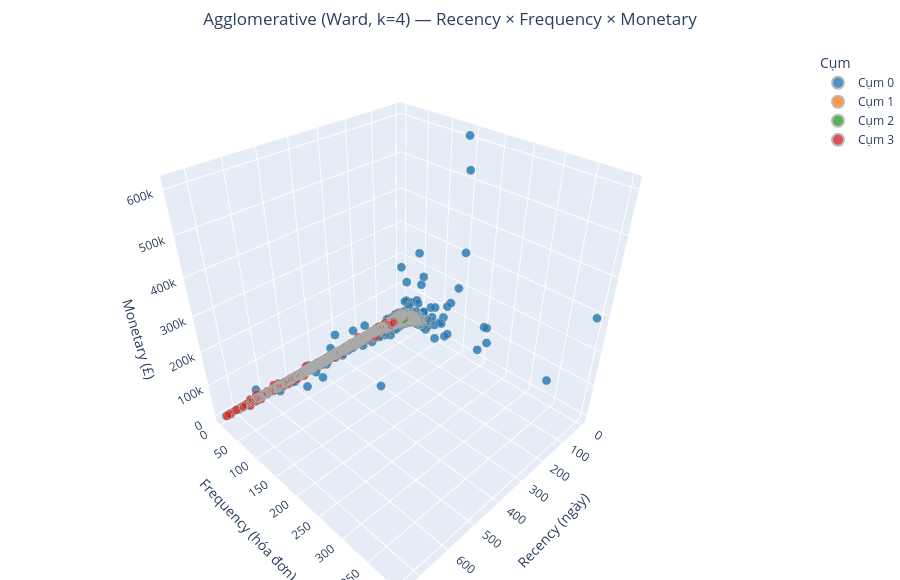

Notebook code for this chart:
### Code cell
plot_3d_rfm(agg_labels, f'Agglomerative (Ward, k={AGG_CLUSTERS}) — Recency × Frequency × Monetary')

### Figure 1 — Plotly figure (JSON) as saved in the notebook; plotly's stock layout.template omitted (floating-point values rounded to 4 significant figures; data arrays with more than 128 entries replaced by an {"elided": "..."} marker saying what was removed)
{"data": [{"hovertemplate": "<b>Cụm 0</b><br>Recency: %{x} ngày<br>Frequency: %{y}<br>Monetary: £%{z:,.0f}<extra></extra>", "marker": {"color": "#1f77b4", "line": {"color": "darkgray", "width": 0.5}, "opacity": 0.8, "size": 5, "symbol": "circle"}, "mode": "markers", "name": "Cụm 0", "type": "scatter3d", "x": {"elided": "1831 int values"}, "y": {"elided": "1831 int values"}, "z": {"elided": "1831 float values"}}, {"hovertemplate": "<b>Cụm 1</b><br>Recency: %{x} ngày<br>Frequency: %{y}<br>Monetary: £%{z:,.0f}<extra></extra>", "marker": {"color": "#ff7f0e", "line": {"color": "darkgray", "width": 0.5}, "opacity": 0.8, "size": 5, "symbol": "circle"}, "mode": "markers", "name": "Cụm 1", "type": "scatter3d", "x": {"elided": "1620 int values"}, "y": {"elided": "1620 int values"}, "z": {"elided": "1620 float values"}}, {"hovertemplate": "<b>Cụm 2</b><br>Recency: %{x} ngày<br>Frequency: %{y}<br>Monetary: £%{z:,.0f}<extra></extra>", "marker": {"color": "#2ca02c", "line": {"color": "darkgray", "width": 0.5}, "opacity": 0.8, "size": 5, "symbol": "circle"}, "mode": "markers", "name": "Cụm 2", "type": "scatter3d", "x": {"elided": "1472 int values"}, "y": {"elided": "1472 int values"}, "z": {"elided": "1472 float values"}}, {"hovertemplate": "<b>Cụm 3</b><br>Recency: %{x} ngày<br>Frequency: %{y}<br>Monetary: £%{z:,.0f}<extra></extra>", "marker": {"color": "#d62728", "line": {"color": "darkgray", "width": 0.5}, "opacity": 0.8, "size": 5, "symbol": "circle"}, "mode": "markers", "name": "Cụm 3", "type": "scatter3d", "x": {"elided": "955 int values"}, "y": {"elided": "955 int values"}, "z": {"elided": "955 float values"}}], "layout": {"height": 580, "legend": {"itemsizing": "constant", "title": {"text": "Cụm"}}, "margin": {"b": 0, "l": 0, "r": 0, "t": 50}, "scene": {"xaxis": {"title": {"text": "Recency (ngày)"}}, "yaxis": {"title": {"text": "Frequency (hóa đơn)"}}, "zaxis": {"title": {"text": "Monetary (£)"}}}, "title": {"text": "Agglomerative (Ward, k=4) — Recency × Frequency × Monetary", "x": 0.5}}}
